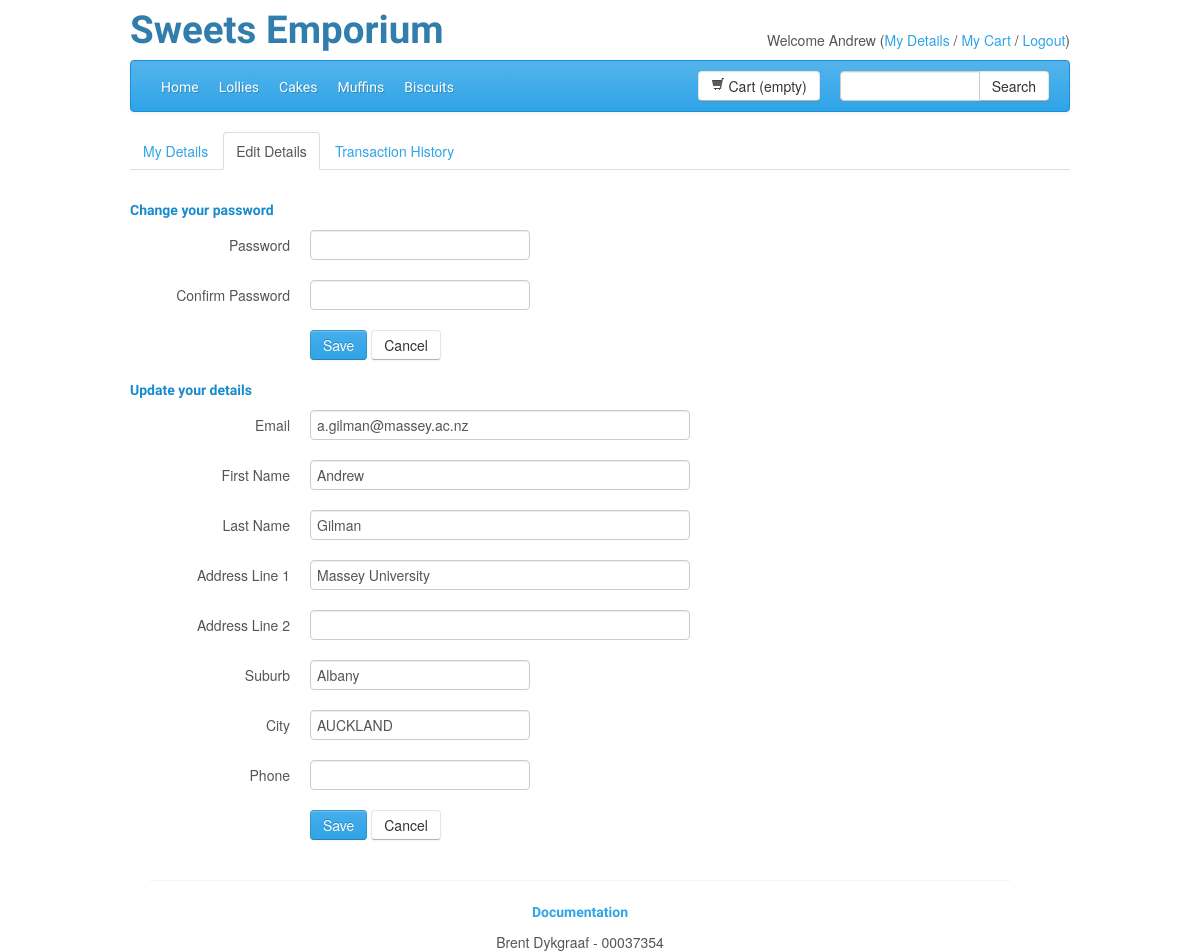
The app's page /index.php?s=useredit (signed in) with its own data.
### tables this page shows
CREATE TABLE IF NOT EXISTS `users` (
  `userId` int(11) NOT NULL AUTO_INCREMENT,
  `username` text NOT NULL,
  `password` text NOT NULL,
  `firstName` text NOT NULL,
  `lastName` text NOT NULL,
  `phone` text,
  `email` text NOT NULL,
  `address1` text NOT NULL,
  `address2` text,
  `suburb` text,
  `city` text NOT NULL,
  PRIMARY KEY (`userId`)
);

### index.php (called while the page is built, shortened)
<?php
$viewData = array();
$layout = new Layout($viewData);
$layout->display();
?>

### application/src/User.php (called while the page is built, shortened)
<?php
class User {
	private $userID;
	private $firstName;
	private $lastName;
	private $email;
	private $address1;
	private $address2;
	private $suburb;
	private $city;
	private $phone;
	private $dbConnection;
	public function __construct($userID, $dbConnection){
		$this->userID = $userID;
		$this->dbConnection = $dbConnection;
	}
	public function getFirstName(){
		if (!$this->firstName){
			$query = "SELECT firstName FROM users WHERE userId='".mysqli_real_escape_string($this->dbConnection, $this->userID)."'";
			$result = mysqli_query($this->dbConnection, $query);
			$row = $result->fetch_row();
			$this->firstName = $row[0];
		}
		return $this->firstName;
	}
	public function getLastName(){
		if (!$this->lastName){
			$query = "SELECT lastName FROM users WHERE userId='".mysqli_real_escape_string($this->dbConnection, $this->userID)."'";
			$result = mysqli_query($this->dbConnection, $query);
			$row = $result->fetch_row();
			$this->lastName = $row[0];
		}
		return $this->lastName;
	}
	public function getAddress1(){
		if (!$this->address1){
			$query = "SELECT address1 FROM users WHERE userId='".mysqli_real_escape_string($this->dbConnection, $this->userID)."'";
			$result = mysqli_query($this->dbConnection, $query);
			$row = $result->fetch_row();
			$this->address1 = $row[0];
		}
		return $this->address1;
	}
	public function getAddress2(){
		if (!$this->address2){
			$query = "SELECT address2 FROM users WHERE userId='".mysqli_real_escape_string($this->dbConnection, $this->userID)."'";
			$result = mysqli_query($this->dbConnection, $query);
			$row = $result->fetch_row();
			$this->address2 = $row[0];
		}
		return $this->address2;
	}
	public function getSuburb(){
		if (!$this->suburb){
			$query = "SELECT suburb FROM users WHERE userId='".mysqli_real_escape_string($this->dbConnection, $this->userID)."'";
			$result = mysqli_query($this->dbConnection, $query);
			$row = $result->fetch_row();
			$this->suburb = $row[0];
		}
		return $this->suburb;
	}
	public function getCity(){
		if (!$this->city){
			$query = "SELECT city FROM users WHERE userId='".mysqli_real_escape_string($this->dbConnection, $this->userID)."'";
			$result = mysqli_query($this->dbConnection, $query);
			$row = $result->fetch_row();
			$this->city = $row[0];
		}
		return $this->city;
	}
	public function getEmail(){
		if (!$this->email){
			$query = "SELECT email FROM users WHERE userId='".mysqli_real_escape_string($this->dbConnection, $this->userID)."'";
			$result = mysqli_query($this->dbConnection, $query);
			$row = $result->fetch_row();
			$this->email = $row[0];
		}
		return $this->email;
	}
	public function getPhone(){
		if (!$this->phone){
			$query = "SELECT phone FROM users WHERE userId='".mysqli_real_escape_string($this->dbConnection, $this->userID)."'";
			$result = mysqli_query($this->dbConnection, $query);
			$row = $result->fetch_row();
			$this->phone = $row[0];
		}
		return $this->phone;
	}
}

### application/templates/pages/useredit.phtml (the view, shortened to what this page needs)
<div class="container" id="mainContainer">
<?php include "application/templates/pages/usermenu.phtml";?>
<?php if ($registered=="success"){
	?>
		<h4 class="text-info">Your details have been saved</h4>
		<p>You can return to <a href="index.php?s=userview">My Details</a> or continue <a href="index.php">shopping</a>.</p>
	<?php
} elseif ($registered == "failure"){
	?>
		<h4 class="text-info">We could not save the information</h4>
		<p>Something unexpected happened.</p>
	<?php
} else {
	?>
		<form action="" method="POST" name="editForm" class="form-horizontal"  id="editForm">
			<h5 class="text-info">Change your password</h5>
			<div class="control-group">
				<label class="control-label" for="password">Password</label>
				<div class="controls">
					<input name="password" type="password" id="fmPassword" placeholder="" class="span3" value="">
				</div>
			</div>
			<div class="control-group">
				<label class="control-label" for="confirmPassword">Confirm Password</label>
				<div class="controls">
					<input name="confirmPassword" type="password" id="fmConfirm" placeholder="" class="span3" value="">
				</div>
			</div>
			<div class="control-group">
				<div class="controls">
					<input name="submit" type="submit" class="btn btn-primary" value="Save">
					<a href="index.php?s=userview" class="btn">Cancel</a>
				</div>
			</div>
			<h5 class="text-info">Update your details</h5>
			<div class="control-group">
				<label class="control-label" for="email">Email</label>
				<div class="controls">
					<input name="email" id="fmEmail" type="text" placeholder="Required" class="span5" value="<?php echo $user->getEmail(); ?>">
				</div>
			</div>
			<div class="control-group">
				<label class="control-label" for="firstname">First Name</label>
				<div class="controls">
					<input name="firstname" id="fmFirstName" type="text" placeholder="Required" class="span5" value="<?php echo $user->getFirstName(); ?>">
				</div>
			</div>
			<div class="control-group">
				<label class="control-label" for="lastname">Last Name</label>
				<div class="controls">
					<input name="lastname" id="fmLastName" type="text" placeholder="Required" class="span5" value="<?php echo $user->getLastName(); ?>">
				</div>
			</div>
			<div class="control-group">
				<label class="control-label" for="address1">Address Line 1</label>
				<div class="controls">
					<input name="address1" id="fmAddress1" type="text" placeholder="Required" class="span5" value="<?php echo $user->getAddress1(); ?>">
				</div>
			</div>
			<div class="control-group">
				<label class="control-label" for="lastname">Address Line 2</label>
				<div class="controls">
					<input name="address2" id="fmAddress2" type="text" placeholder="" class="span5" value="<?php echo $user->getAddress2(); ?>">
				</div>
			</div>
			<div class="control-group">
				<label class="control-label" for="suburb">Suburb</label>
				<div class="controls">
					<input name="suburb" id="fmSuburb" type="text" placeholder="" class="span3" value="<?php echo $user->getSuburb(); ?>">
				</div>
			</div>
			<div class="control-group">
				<label class="control-label" for="city">City</label>
				<div class="controls">
					<input name="city" id="fmCity" type="text" placeholder="Required" class="span3" value="<?php echo $user->getCity(); ?>">
				</div>
			</div>
			<div class="control-group">
				<label class="control-label" for="phone">Phone</label>
				<div class="controls">
					<input name="phone" id="fmPhone" type="text" placeholder="" class="span3" value="<?php echo $user->getPhone(); ?>">
				</div>
			</div>
			<div class="control-group">
				<div class="controls">
					<input name="submit" type="submit" class="btn btn-primary" value="Save">
					<a href="index.php?s=userview" class="btn">Cancel</a>
				</div>
			</div>
		</form>
<?php
}
?>
</div>

### application/templates/layout/header.phtml (shortened to what this page needs)
<div class="row">
	<div class="header-title span7">
		<h1>Sweets Emporium</h1>
	</div>
	<div class="user-info span5 text-right">
		<?php
			if($user){
				echo "Welcome ".$user->getFirstName();
				echo '  (<a href="index.php?s=userview">My Details</a> / <a href="index.php?s=orderview&p=cart">My Cart</a> / <a href="index.php?s=logout">Logout</a>)';
			} else {
				echo "Welcome Guest ( ";
				echo '<a href="index.php?s=login">Login</a> or ';
				echo '<a href="index.php?s=register">Register</a> )';
			}
		?>
	</div>
</div>
<div class="navbar">
	<div class="navbar-inner">
	<ul class="nav">
		<li <?php if($screen=="home"){echo 'class="active"';}?>><a href="index.php">Home</a></li>
		<li <?php if($screen=="category" && $page=="1"){echo 'class="active"';}?>><a href="index.php?s=category&p=1">Lollies</a></li>
		<li <?php if($screen=="category" && $page=="2"){echo 'class="active"';}?>><a href="index.php?s=category&p=2">Cakes</a></li>
		<li <?php if($screen=="category" && $page=="3"){echo 'class="active"';}?>><a href="index.php?s=category&p=3">Muffins</a></li>
		<li <?php if($screen=="category" && $page=="4"){echo 'class="active"';}?>><a href="index.php?s=category&p=4">Biscuits</a></li>
	</ul>
	<div class="input-append searchbox">
		<input class="span2" id="searchBox" type="text">
		<button class="btn" type="button" id="searchButton">Search</button>
	</div>
	<?php
	$numItems = "empty";
	 ?>
	<a href="index.php?s=orderview&p=cart" id="cartHeader" class="btn btn cartbox"><i class="icon-shopping-cart"></i> Cart (<?php echo $numItems; ?>)</a>
	</div>
</div>

### public/css/custom.css (style rules this page uses)
.user-info { padding-top: 30px; }
.searchbox { float: right; padding: 10px 0px 0px 20px; }
.cartbox { float: right; }
.input-append { float: right; }

### records on screen
users: firstName "Andrew", email "a.gilman@massey.ac.nz", firstname "Andrew", lastname "Gilman", address1 "Massey University", suburb "Albany", city "AUCKLAND"

### other values on screen
$numItems "empty"
